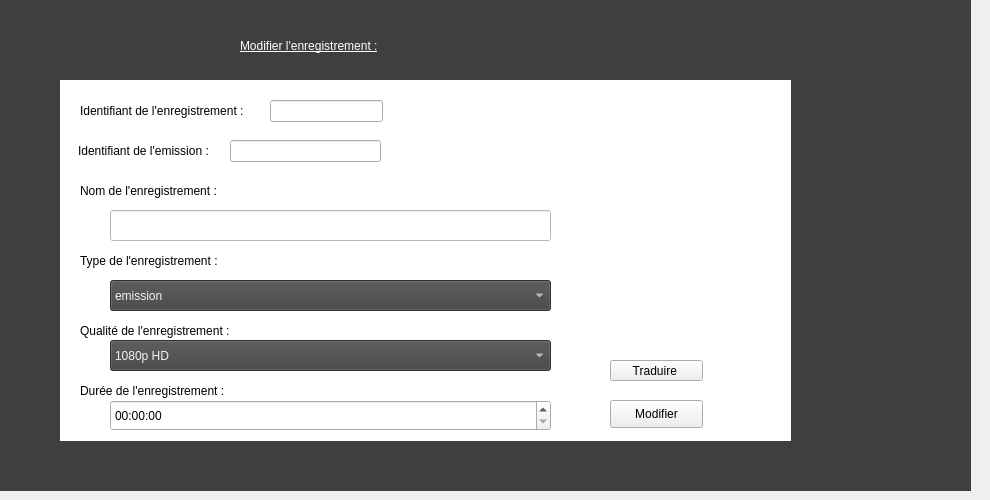
      <widget class="QWidget" name="tab_24">
       <attribute name="title">
        <string>Modification</string>
       </attribute>
       <widget class="QLabel" name="label_126">
        <property name="geometry">
         <rect>
          <x>-10</x>
          <y>0</y>
          <width>981</width>
          <height>491</height>
         </rect>
        </property>
        <property name="styleSheet">
         <string notr="true">background-color: rgb(63, 63, 63);</string>
        </property>
        <property name="text">
         <string/>
        </property>
       </widget>
       <widget class="QLabel" name="label_128">
        <property name="geometry">
         <rect>
          <x>60</x>
          <y>80</y>
          <width>731</width>
          <height>361</height>
         </rect>
        </property>
        <property name="styleSheet">
         <string notr="true">background-color: rgb(255, 255, 255);</string>
        </property>
        <property name="text">
         <string/>
        </property>
       </widget>
       <widget class="QLabel" name="label_129">
        <property name="geometry">
         <rect>
          <x>80</x>
          <y>180</y>
          <width>161</width>
          <height>21</height>
         </rect>
        </property>
        <property name="text">
         <string>Nom de l'enregistrement :</string>
        </property>
       </widget>
       <widget class="QLineEdit" name="lineEdit_modifnom_enr">
        <property name="geometry">
         <rect>
          <x>110</x>
          <y>210</y>
          <width>441</width>
          <height>31</height>
         </rect>
        </property>
        <property name="styleSheet">
         <string notr="true">background-color: rgb(255, 255, 255);</string>
        </property>
       </widget>
       <widget class="QComboBox" name="comboBox_modiftype_enr">
        <property name="geometry">
         <rect>
          <x>110</x>
          <y>280</y>
          <width>441</width>
          <height>31</height>
         </rect>
        </property>
        <property name="styleSheet">
         <string notr="true">background-color: rgb(66, 66, 66);
color: rgb(243, 243, 243);</string>
        </property>
        <item>
         <property name="text">
          <string>emission</string>
         </property>
        </item>
        <item>
         <property name="text">
          <string>publicite</string>
         </property>
        </item>
       </widget>
       <widget class="QLabel" name="label_130">
        <property name="geometry">
         <rect>
          <x>80</x>
          <y>250</y>
          <width>221</width>
          <height>21</height>
         </rect>
        </property>
        <property name="text">
         <string>Type de l'enregistrement :</string>
        </property>
       </widget>
       <widget class="QComboBox" name="comboBox_modifqualite_enr">
        <property name="geometry">
         <rect>
          <x>110</x>
          <y>340</y>
          <width>441</width>
          <height>31</height>
         </rect>
        </property>
        <property name="styleSheet">
         <string notr="true">background-color: rgb(66, 66, 66);
color: rgb(243, 243, 243);</string>
        </property>
        <item>
         <property name="text">
          <string>1080p HD</string>
         </property>
        </item>
        <item>
         <property name="text">
          <string>720p</string>
         </property>
        </item>
        <item>
         <property name="text">
          <string>480p</string>
         </property>
        </item>
       </widget>
       <widget class="QLabel" name="label_131">
        <property name="geometry">
         <rect>
          <x>80</x>
          <y>320</y>
          <width>221</width>
          <height>21</height>
         </rect>
        </property>
        <property name="text">
         <string>Qualité de l'enregistrement :</string>
        </property>
       </widget>
       <widget class="QLabel" name="label_132">
        <property name="geometry">
         <rect>
          <x>80</x>
          <y>380</y>
          <width>221</width>
          <height>21</height>
         </rect>
        </property>
        <property name="text">
         <string>Durée de l'enregistrement :</string>
        </property>
       </widget>
       <widget class="QTimeEdit" name="timeEdit_modifduree_enr">
        <property name="geometry">
         <rect>
          <x>110</x>
          <y>400</y>
          <width>441</width>
          <height>31</height>
         </rect>
        </property>
       </widget>
       <widget class="QPushButton" name="pushButton_64">
        <property name="geometry">
         <rect>
          <x>610</x>
          <y>400</y>
          <width>93</width>
          <height>28</height>
         </rect>
        </property>
        <property name="text">
         <string>Modifier</string>
        </property>
       </widget>
       <widget class="QPushButton" name="pushButton_89">
        <property name="geometry">
         <rect>
          <x>610</x>
          <y>360</y>
          <width>93</width>
          <height>21</height>
         </rect>
        </property>
        <property name="text">
         <string>Traduire </string>
        </property>
       </widget>
       <widget class="QLineEdit" name="lineEdit_modifid_emenr">
        <property name="geometry">
         <rect>
          <x>230</x>
          <y>140</y>
          <width>151</width>
          <height>22</height>
         </rect>
        </property>
       </widget>
       <widget class="QLabel" name="label_176">
        <property name="geometry">
         <rect>
          <x>80</x>
          <y>100</y>
          <width>191</width>
          <height>21</height>
         </rect>
        </property>
        <property name="styleSheet">
         <string notr="true">color:rgb(0, 0, 0)</string>
        </property>
        <property name="text">
         <string>Identifiant de l'enregistrement :</string>
        </property>
       </widget>
       <widget class="QLabel" name="label_177">
        <property name="geometry">
         <rect>
          <x>78</x>
          <y>140</y>
          <width>151</width>
          <height>21</height>
         </rect>
        </property>
        <property name="styleSheet">
         <string notr="true">color:rgb(0, 0, 0)</string>
        </property>
        <property name="text">
         <string>Identifiant de l'emission :</string>
        </property>
       </widget>
       <widget class="QLineEdit" name="lineEdit_modifid_enr">
        <property name="geometry">
         <rect>
          <x>270</x>
          <y>100</y>
          <width>113</width>
          <height>22</height>
         </rect>
        </property>
       </widget>
       <widget class="QLabel" name="label_142">
        <property name="geometry">
         <rect>
          <x>240</x>
          <y>20</y>
          <width>591</width>
          <height>51</height>
         </rect>
        </property>
        <property name="styleSheet">
         <string notr="true">font: 16pt &quot;MS Shell Dlg 2&quot;;
text-decoration: underline;
color:rgb(255, 255, 255)</string>
        </property>
        <property name="text">
         <string>Modifier l'enregistrement :</string>
        </property>
       </widget>
      </widget>
